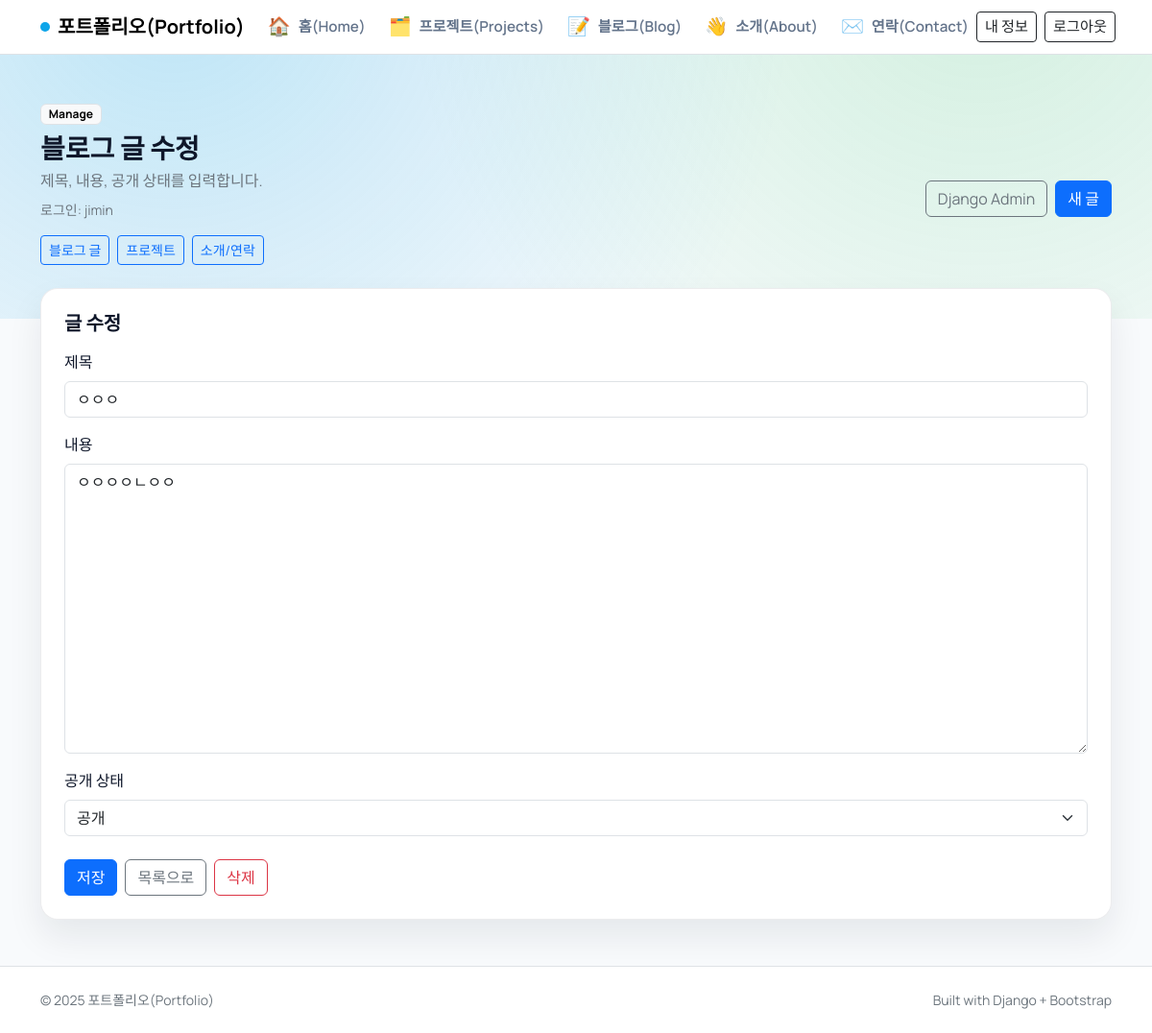
Screenshot of /manage/6/edit/ (signed in) with the database file from the repository.
### blog/models.py (models this page shows, shortened)
class Post(models.Model):
    STATUS_DRAFT = "draft"
    STATUS_PUBLISHED = "published"
    STATUS_CHOICES = [
        (STATUS_DRAFT, "Draft"),
        (STATUS_PUBLISHED, "Published"),
    ]
    title = models.CharField(max_length=200)
    content = models.TextField()
    owner = models.ForeignKey(
        settings.AUTH_USER_MODEL,
        on_delete=models.CASCADE,
        related_name="posts",
        null=True,
        blank=True,
    )
    status = models.CharField(max_length=10, choices=STATUS_CHOICES, default=STATUS_PUBLISHED)
    created_at = models.DateTimeField(default=timezone.now)
    updated_at = models.DateTimeField(null=True, blank=True)

### blog/views.py (the view)
@login_required
def manage_post_edit(request, pk):
    post = get_object_or_404(Post, pk=pk, owner=request.user)
    if request.method == "POST":
        form = PostForm(request.POST, instance=post)
        if form.is_valid():
            form.save()
            messages.success(request, "글이 수정되었습니다.")
            return redirect("manage_post_list")
    else:
        form = PostForm(instance=post)
    return render(
        request, "blog/manage/post_form.html", {"form": form, "post": post, "is_edit": True}
    )

### blog/forms.py
class PostForm(forms.ModelForm):
    class Meta:
        model = Post
        fields = ["title", "content", "status"]
        labels = {
            "title": "제목",
            "content": "내용",
            "status": "공개 상태",
        }
        widgets = {
            "title": forms.TextInput(
                attrs={"class": "form-control", "placeholder": "제목을 입력하세요"}
            ),
            "content": forms.Textarea(
                attrs={"class": "form-control", "rows": 12, "placeholder": "본문을 입력하세요"}
            ),
            "status": forms.Select(attrs={"class": "form-select"}),
        }
    def __init__(self, *args, **kwargs):
        super().__init__(*args, **kwargs)
        self.fields["status"].choices = [
            (Post.STATUS_DRAFT, "비공개"),
            (Post.STATUS_PUBLISHED, "공개"),
        ]
        if not self.instance.pk:
            self.fields["status"].initial = Post.STATUS_DRAFT

### blog/templates/blog/manage/post_form.html (shortened to what this page needs)
{% extends "blog/manage/base.html" %}
{% block manage_title %}{% if is_edit %}블로그 글 수정{% else %}블로그 글 작성{% endif %}{% endblock %}
{% block manage_description %}제목, 내용, 공개 상태를 입력합니다.{% endblock %}
{% block manage_content %}
<div class="surface p-4">
  <h2 class="h5 fw-bold mb-3">{% if is_edit %}글 수정{% else %}새 글 작성{% endif %}</h2>
  <form method="post">
    <div class="mb-3">
      <label class="form-label" for="{{ form.title.id_for_label }}">{{ form.title.label }}</label>
      {{ form.title }}
    </div>
    <div class="mb-3">
      <label class="form-label" for="{{ form.content.id_for_label }}">{{ form.content.label }}</label>
      {{ form.content }}
    </div>
    <div class="mb-4">
      <label class="form-label" for="{{ form.status.id_for_label }}">{{ form.status.label }}</label>
      {{ form.status }}
    </div>
    <div class="d-flex flex-wrap gap-2">
      <button class="btn btn-primary" type="submit">저장</button>
      <a class="btn btn-outline-secondary" href="{% url 'manage_post_list' %}">목록으로</a>
      {% if is_edit %}
        <a class="btn btn-outline-danger" href="{% url 'manage_post_delete' post.pk %}">삭제</a>
      {% endif %}
    </div>
  </form>
</div>
{% endblock %}

### blog/templates/blog/manage/base.html (shortened to what this page needs)
{% extends "blog/base.html" %}
{% block content %}
<section class="mb-4 fade-up">
  <span class="badge text-bg-light border mb-2">Manage</span>
  <div class="d-flex flex-wrap align-items-center justify-content-between gap-3">
    <div>
      <h1 class="h3 fw-bold mb-1">{% block manage_title %}콘텐츠 관리{% endblock %}</h1>
      <p class="text-secondary mb-0">{% block manage_description %}블로그/프로젝트/소개·연락을 관리합니다.{% endblock %}</p>
      <div class="small text-secondary mt-2">로그인: {{ request.user.username }}</div>
      <div class="d-flex flex-wrap gap-2 mt-3">
        <a class="btn btn-sm btn-outline-primary" href="{% url 'manage_post_list' %}">블로그 글</a>
        <a class="btn btn-sm btn-outline-primary" href="{% url 'manage_project_list' %}">프로젝트</a>
        <a class="btn btn-sm btn-outline-primary" href="{% url 'manage_profile_edit' %}">소개/연락</a>
      </div>
    </div>
    <div class="d-flex flex-wrap gap-2">
      {% block manage_actions %}
        <a class="btn btn-outline-secondary" href="/admin/">Django Admin</a>
        <a class="btn btn-primary" href="{% url 'manage_post_create' %}">새 글</a>
      {% endblock %}
    </div>
  </div>
</section>
{% block manage_content %}{% endblock %}
{% endblock %}

### blog/templates/blog/base.html (style rules this page uses)
:root { --ink: #0f172a; --muted: #64748b; --accent: #0ea5e9; --accent-2: #22c55e; --surface: #ffffff; --border: rgba(15, 23, 42, 0.08); --radius: 18px; }
body { font-family: "Manrope", sans-serif; color: var(--ink); background: #f8fafc; min-height: 100vh; }
body::before { content: ""; position: fixed; inset: -10% 0 auto 0; height: 55vh; background: radial-gradient(circle at 15% 20%, rgba(14, 165, 233, 0.25), transparent 60%), radial-gradient(circle at 85% 15%, rgba(34, 197, 94, 0.18), transparent 55%); z-index: -1; }
.surface { background: var(--surface); border: 1px solid var(--border); border-radius: var(--radius); box-shadow: 0 18px 36px rgba(15, 23, 42, 0.08); }
.fade-up { animation: fadeUp 0.7s ease both; }

### rows the page displays
Post: title "ㅇㅇㅇ", content "ㅇㅇㅇㅇㄴㅇㅇ", status "공개"

### other values shown
{{ request.user.username }} "jimin"
